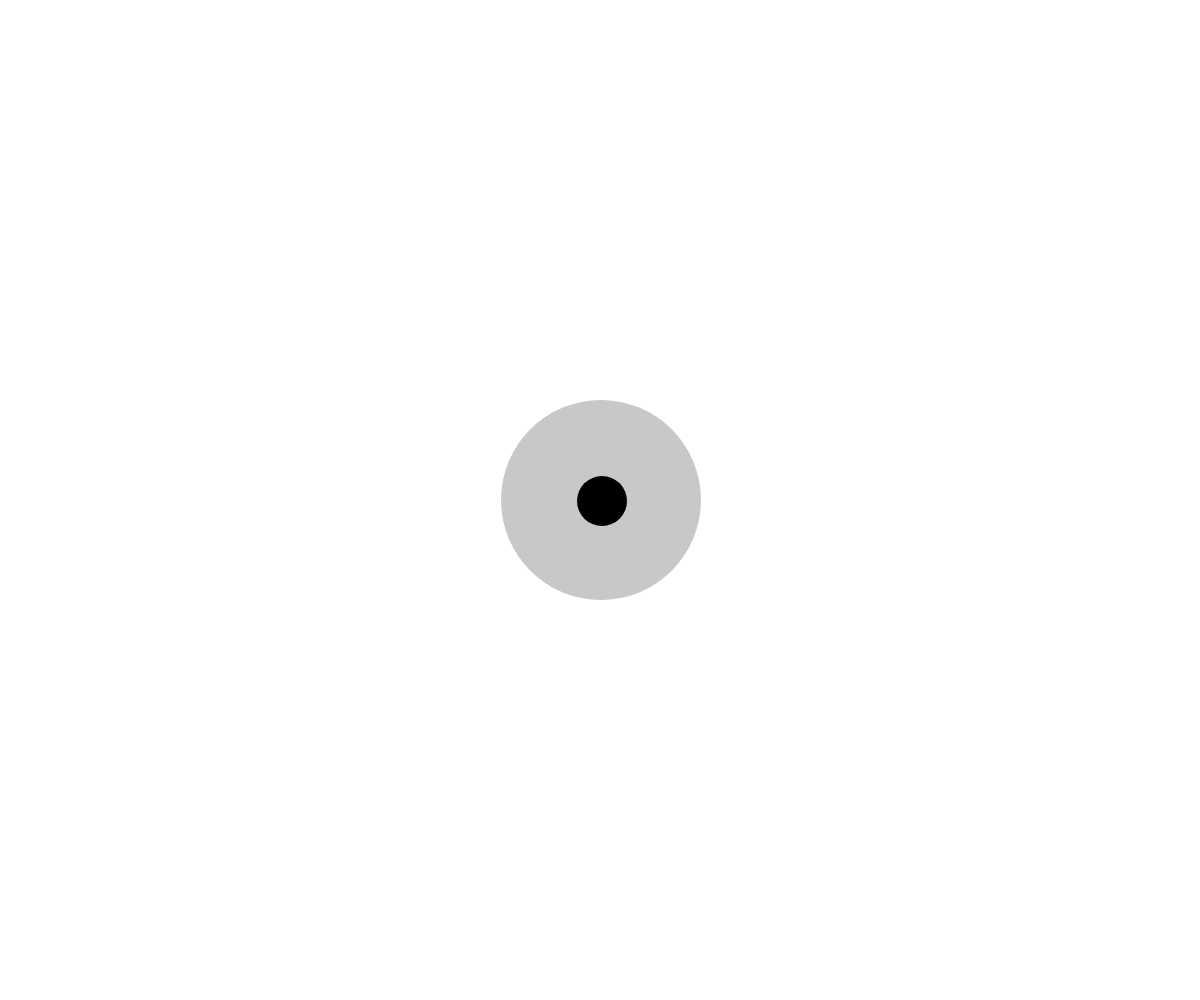
Frame 1 (no input)
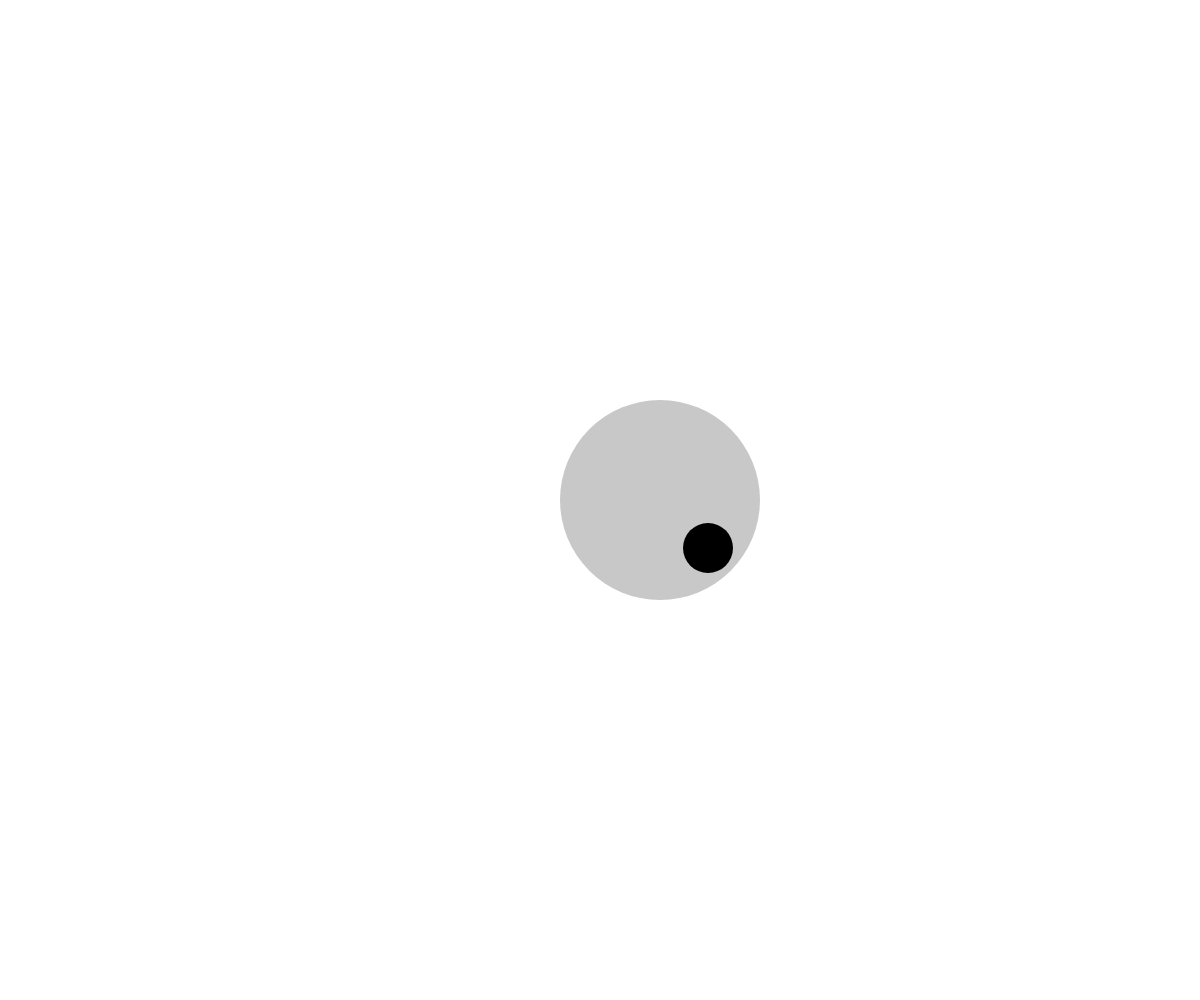
Frame 60 (no input)
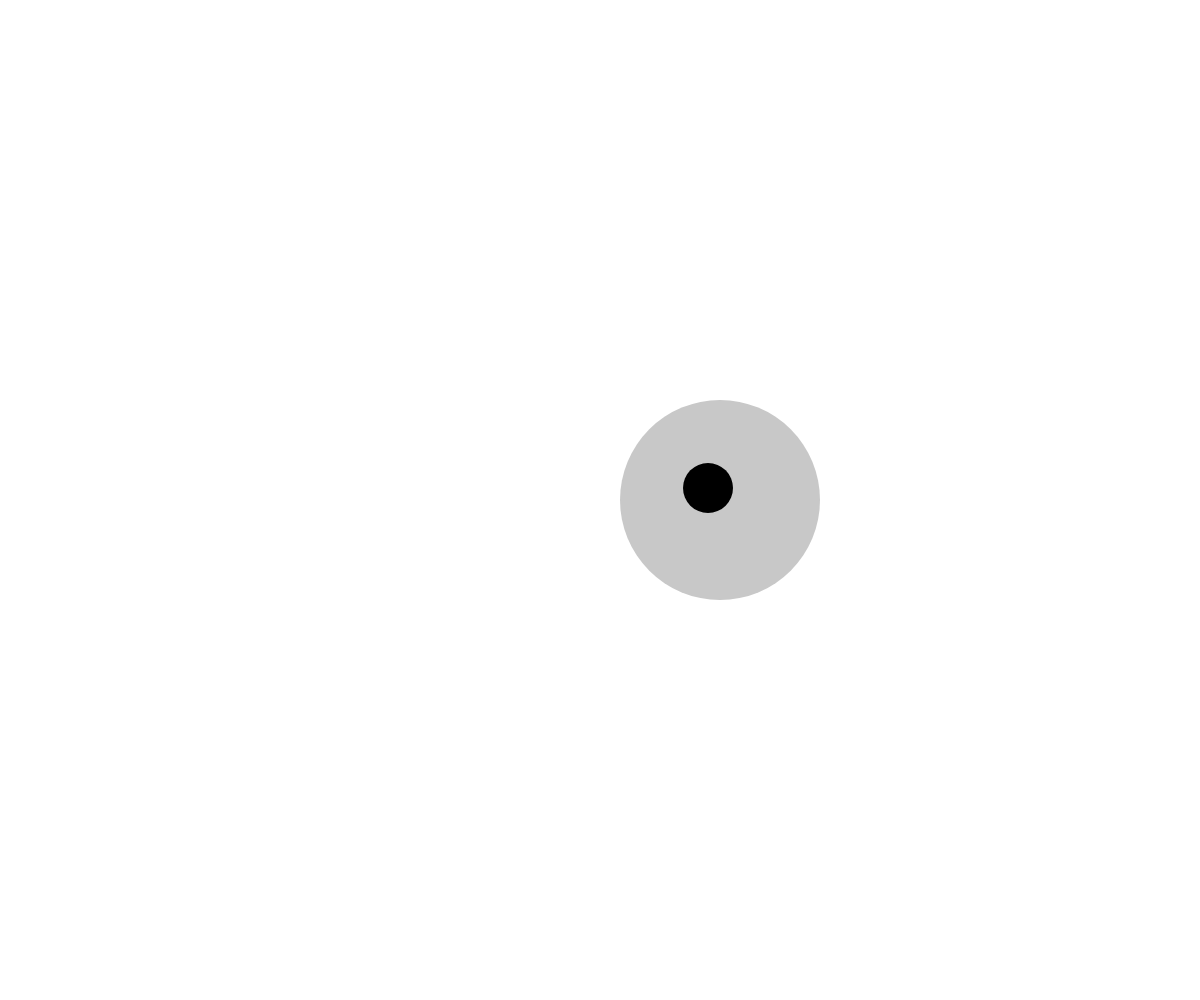
Frame 120 (the mouse pressed at the canvas centre since frame 60)

The p5.js sketch that drew these frames (run headless with seeded random() and noise() and a simulated clock; from frame 60 on, the mouse is pressed at the canvas centre):

// p5.js sketch
// ── sketch.js
let canvas;
let speed = 1;
let translateSpeed = 1;
let irisX;
let irisY;
let outerRadius = 200;

let translateX = 0;

function setup() {
  canvas = createCanvas(windowWidth, windowHeight);
  irisX = windowWidth / 2;
  irisY = windowHeight / 2;
}

function draw() {
  if (
    abs(
      dist(windowWidth / 2, windowHeight / 2, irisX, irisY) >
        outerRadius / 2 - 25
    )
  ) {
    speed = -speed;
  }

  irisX += speed;
  irisY += speed;

  translateX += translateSpeed;
  if (abs(translateX > 200)) translateSpeed = -translateSpeed;

  push();
  translate(translateX, 0);
  noStroke();
  background(255);
  fill(200);
  circle(windowWidth / 2, windowHeight / 2, outerRadius);
  fill(0);
  circle(irisX, irisY, 50);
  pop();
}
